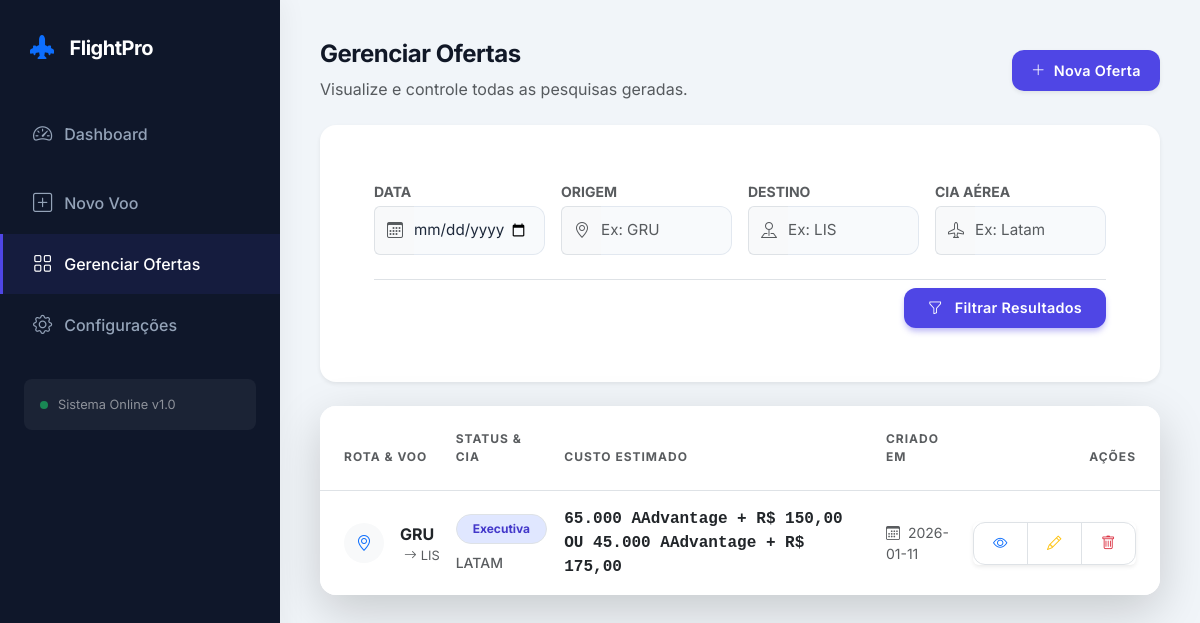
Page /list (signed in) on the earlier database version.
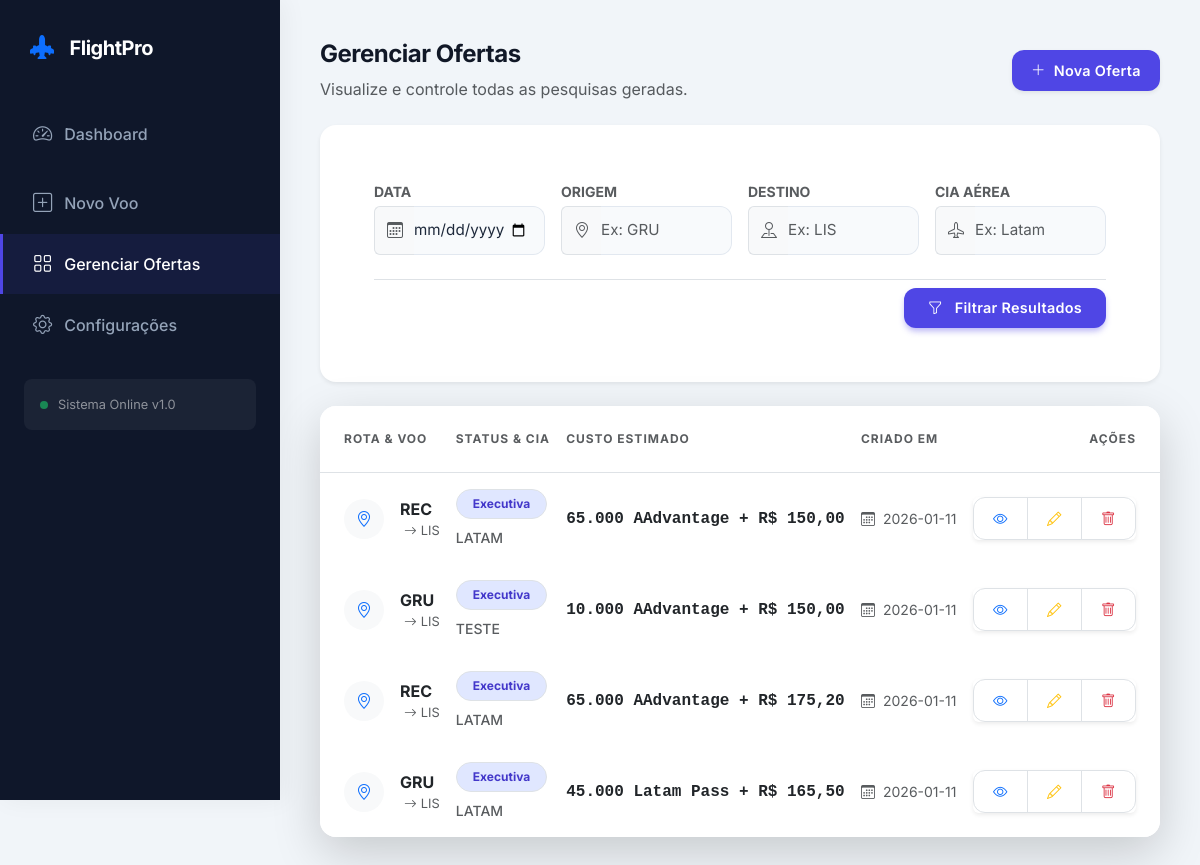
Same page on the later database version.
### tables this page shows
CREATE TABLE searches (
            id INTEGER PRIMARY KEY AUTOINCREMENT,
            origin TEXT,
            destination TEXT,
            available_dates TEXT,
            program TEXT,
            operator TEXT,
            flight_type TEXT,
            cost REAL,
            search_date TEXT,
            image_path TEXT
        , program_1 TEXT, cost_1 REAL, dates_1 TEXT, program_2 TEXT, cost_2 REAL, dates_2 TEXT, origin_2 TEXT, destination_2 TEXT, miles_qty_1 TEXT, prog_id_1 INTEGER, tax_val_1 TEXT, curr_id_1 INTEGER, miles_qty_2 TEXT, prog_id_2 INTEGER, tax_val_2 TEXT, curr_id_2 INTEGER, prices_json_1 TEXT, prices_json_2 TEXT, selected_bg TEXT);

### app.py (the view)
@app.route('/list')
@login_required
def list_searches():
    conn = sqlite3.connect(DB_NAME); conn.row_factory = sqlite3.Row; cursor = conn.cursor()
    f_date = request.args.get('date'); f_origin = request.args.get('origin')
    f_dest = request.args.get('destination'); f_operator = request.args.get('operator')
    query = "SELECT * FROM searches WHERE 1=1"
    params = []
    if f_date: query += " AND search_date = ?"; params.append(f_date)
    if f_origin: query += " AND origin LIKE ?"; params.append(f'%{f_origin}%')
    if f_dest: query += " AND destination LIKE ?"; params.append(f'%{f_dest}%')
    if f_operator: query += " AND operator LIKE ?"; params.append(f'%{f_operator}%')
    query += " ORDER BY id DESC"
    cursor.execute(query, params)
    searches = cursor.fetchall(); conn.close()
    return render_template('list.html', searches=searches)

### app.py (called while the page is built)
@login_manager.user_loader
def load_user(user_id):
    conn = sqlite3.connect(DB_NAME); cursor = conn.cursor()
    cursor.execute("SELECT * FROM users WHERE id = ?", (user_id,))
    data = cursor.fetchone(); conn.close()
    if data: return User(id=data[0], username=data[1], password=data[2])
    return None

### templates/list.html (shortened to what this page needs)
{% extends "base.html" %}
{% block content %}
<div class="d-flex justify-content-between align-items-center mb-4">
    <div>
        <h2 class="page-title">Gerenciar Ofertas</h2>
        <p class="text-muted mb-0">Visualize e controle todas as pesquisas geradas.</p>
    </div>
    <a href="{{ url_for('register') }}" class="btn btn-primary-custom shadow-sm">
        <i class="bi bi-plus-lg me-2"></i>Nova Oferta
    </a>
</div>
<div class="card-custom border-0 shadow-sm mb-4">
    <form method="GET" action="{{ url_for('list_searches') }}">
        <div class="card-body p-4">
            <div class="row g-3">
                <div class="col-md-3">
                    <label class="form-label small text-muted text-uppercase fw-bold mb-1">Data</label>
                    <div class="input-group">
                        <span class="input-group-text bg-light border-end-0"><i class="bi bi-calendar3 text-muted"></i></span>
                        <input type="date" class="form-control border-start-0 ps-0" name="date" value="{{ request.args.get('date', '') }}">
                    </div>
                </div>
                <div class="col-md-3">
                    <label class="form-label small text-muted text-uppercase fw-bold mb-1">Origem</label>
                    <div class="input-group">
                        <span class="input-group-text bg-light border-end-0"><i class="bi bi-geo-alt text-muted"></i></span>
                        <input type="text" class="form-control border-start-0 ps-0" name="origin" placeholder="Ex: GRU" value="{{ request.args.get('origin', '') }}">
                    </div>
                </div>
                <div class="col-md-3">
                    <label class="form-label small text-muted text-uppercase fw-bold mb-1">Destino</label>
                    <div class="input-group">
                        <span class="input-group-text bg-light border-end-0"><i class="bi bi-pin-map text-muted"></i></span>
                        <input type="text" class="form-control border-start-0 ps-0" name="destination" placeholder="Ex: LIS" value="{{ request.args.get('destination', '') }}">
                    </div>
                </div>
                <div class="col-md-3">
                    <label class="form-label small text-muted text-uppercase fw-bold mb-1">Cia Aérea</label>
                    <div class="input-group">
                        <span class="input-group-text bg-light border-end-0"><i class="bi bi-airplane text-muted"></i></span>
                        <input type="text" class="form-control border-start-0 ps-0" name="operator" placeholder="Ex: Latam" value="{{ request.args.get('operator', '') }}">
                    </div>
                </div>
            </div>
            <div class="d-flex justify-content-end mt-4 pt-2 border-top">
                <button type="submit" class="btn btn-primary-custom px-4">
                    <i class="bi bi-funnel me-2"></i> Filtrar Resultados
                </button>
            </div>
        </div>
    </form>
</div>
<div class="card-custom p-0 overflow-hidden border-0 shadow-lg">
    <div class="table-responsive">
        <table class="table table-hover align-middle mb-0" style="border-collapse: separate; border-spacing: 0;">
            <thead style="background-color: #f8fafc;">
                <tr>
                    <th class="ps-4 py-4 text-uppercase text-muted x-small fw-bold border-bottom" style="font-size: 0.75rem; letter-spacing: 1px;">Rota & Voo</th>
                    <th class="py-4 text-uppercase text-muted x-small fw-bold border-bottom" style="font-size: 0.75rem; letter-spacing: 1px;">Status & Cia</th>
                    <th class="py-4 text-uppercase text-muted x-small fw-bold border-bottom" style="font-size: 0.75rem; letter-spacing: 1px;">Custo Estimado</th>
                    <th class="py-4 text-uppercase text-muted x-small fw-bold border-bottom" style="font-size: 0.75rem; letter-spacing: 1px;">Criado em</th>
                    <th class="pe-4 py-4 text-end text-uppercase text-muted x-small fw-bold border-bottom" style="font-size: 0.75rem; letter-spacing: 1px;">Ações</th>
                </tr>
            </thead>
            <tbody>
                {% if not searches %}
                <tr>
                    <td colspan="5" class="text-center py-5">
                        <div class="d-flex flex-column align-items-center justify-content-center text-muted opacity-50">
                            <i class="bi bi-search fs-1 mb-3"></i>
                            <span class="fw-medium">Nenhum resultado encontrado para os filtros.</span>
                            {% if request.args %}
                            <a href="{{ url_for('list_searches') }}" class="btn btn-sm btn-link mt-2">Limpar busca</a>
                            {% endif %}
                        </div>
                    </td>
                </tr>
                {% else %}
                    {% for search in searches %}
                    <tr class="transition-hover">
                        <td class="ps-4 py-3 border-bottom-0">
                            <div class="d-flex align-items-center">
                                <div class="bg-light rounded-circle p-2 me-3 d-flex align-items-center justify-content-center" style="width: 40px; height: 40px;">
                                    <i class="bi bi-geo-alt text-primary"></i>
                                </div>
                                <div>
                                    <div class="fw-bold text-dark">{{ search['origin'] }}</div>
                                    <div class="small text-muted d-flex align-items-center" style="font-size: 0.8rem;">
                                        <i class="bi bi-arrow-right mx-1"></i> {{ search['destination'] }}
                                    </div>
                                </div>
                            </div>
                        </td>
                        <td class="py-3 border-bottom-0">
                            {% set badge_bg = '#e0e7ff' %}
                            {% set badge_color = '#4338ca' %}
                            {% if search['flight_type'] == 'Econômica' %}
                                {% set badge_bg = '#dcfce7' %}
                                {% set badge_color = '#15803d' %}
                            {% elif search['flight_type'] == 'Primeira Classe' %}
                                {% set badge_bg = '#fef3c7' %}
                                {% set badge_color = '#b45309' %}
                            {% endif %}
                            <span class="badge rounded-pill fw-bold border px-3 py-2 mb-1"
                                  style="background-color: {{ badge_bg }}; color: {{ badge_color }}; border-color: transparent;">
                                {{ search['flight_type'] }}
                            </span>
                            <div class="small text-muted fw-medium mt-1">{{ search['operator'] }}</div>
                        </td>
                        <td class="py-3 border-bottom-0">
                            <div class="d-flex flex-column">
                                <span class="fw-bold text-dark" style="font-family: monospace; font-size: 1rem;">
                                    {{ search['cost_1'] or search['program_1'] or '-' }}
                                </span>
                            </div>
                        </td>
                        <td class="py-3 border-bottom-0">
                            <div class="text-muted small">
                                <i class="bi bi-calendar3 me-2"></i>{{ search['search_date'] }}
                            </div>
                        </td>
                        <td class="pe-4 py-3 text-end border-bottom-0">
                            <div class="btn-group shadow-sm" role="group">
                                <a href="{{ url_for('static', filename='generated/' + search['image_path']) }}" target="_blank"
                                   class="btn btn-white btn-sm border" title="Ver Imagem">
                                    <i class="bi bi-eye text-primary"></i>
                                </a>
                                <a href="{{ url_for('edit_search', id=search['id']) }}"
                                   class="btn btn-white btn-sm border" title="Editar">
                                    <i class="bi bi-pencil text-warning"></i>
                                </a>
                                <button type="button" class="btn btn-white btn-sm border" title="Excluir"
                                        onclick="if(confirm('Tem certeza?')) document.getElementById('del-form-{{ search.id }}').submit();">
                                    <i class="bi bi-trash text-danger"></i>
                                </button>
                            </div>
                        </td>
                    </tr>
                    {% endfor %}
                {% endif %}
            </tbody>
        </table>
    </div>
</div>
{% endblock %}

### templates/base.html (shortened to what this page needs)
<!DOCTYPE html>
<html lang="pt-br">
<head>
    <link href="https://cdn.jsdelivr.net/npm/bootstrap@5.3.0/dist/css/bootstrap.min.css" rel="stylesheet">
    <link rel="stylesheet" href="https://cdn.jsdelivr.net/npm/bootstrap-icons@1.10.0/font/bootstrap-icons.css">
</head>
<body>
    <div class="sidebar">
        <div class="sidebar-brand">
            <i class="bi bi-airplane-engines-fill me-3 text-primary" style="font-size: 1.5rem;"></i>
            FlightPro
        </div>
        <nav class="nav flex-column mt-2">
            <a href="{{ url_for('dashboard') }}" class="nav-link {{ 'active' if request.path == '/dashboard' else '' }}">
                <i class="bi bi-speedometer2"></i> Dashboard
            </a>
        <nav class="nav flex-column mt-2">
            <a href="{{ url_for('register') }}" class="nav-link {{ 'active' if request.path == '/register' or 'edit' in request.path else '' }}">
                <i class="bi bi-plus-square"></i> Novo Voo
            </a>
            <a href="{{ url_for('list_searches') }}" class="nav-link {{ 'active' if request.path == '/list' or request.path == '/' else '' }}">
                <i class="bi bi-grid"></i> Gerenciar Ofertas
            </a>
            <a href="{{ url_for('settings') }}" class="nav-link {{ 'active' if request.path == '/settings' else '' }}">
                <i class="bi bi-gear"></i> Configurações
            </a>
        </nav>
        <div class="mt-auto p-4">
            <div class="p-3 rounded-3" style="background: rgba(255,255,255,0.05);">
                <div class="d-flex align-items-center">
                    <div class="bg-success rounded-circle" style="width: 8px; height: 8px; margin-right: 10px;"></div>
                    <small class="text-white-50" style="font-size: 0.8rem;">Sistema Online v1.0</small>
                </div>
            </div>
        </div>
    </div>
    <div class="main-content">
        {% block content %}{% endblock %}
    </div>
</body>
</html>

### templates/base.html (style rules this page uses)
:root { --primary: #4f46e5; --primary-hover: #4338ca; --secondary: #64748b; --bg-body: #f1f5f9; --sidebar-bg: #0f172a; --card-bg: #ffffff; --text-main: #1e293b; --text-muted: #94a3b8; --border-color: #e2e8f0; --radius-md: 12px; --radius-lg: 16px; --shadow-sm: 0 1px 3px 0 rgb(0 0 0 / 0.1), 0 1px 2px -1px rgb(0 0 0 / 0.1); --shadow-md: 0 4px 6px -1px rgb(0 0 0 / 0.1), 0 2px 4px -2px rgb(0 0 0 / 0.1); --shadow-lg: 0 10px 15px -3px rgb(0 0 0 / 0.1), 0 4px 6px -4px rgb(0 0 0 / 0.1); }
body { font-family: 'Inter', sans-serif; background-color: var(--bg-body); color: var(--text-main); -webkit-font-smoothing: antialiased; }
.sidebar { width: 280px; background-color: var(--sidebar-bg); min-height: 100vh; position: fixed; top: 0; left: 0; z-index: 1000; display: flex; flex-direction: column; box-shadow: 4px 0 24px rgba(0,0,0,0.05); }
.sidebar-brand { padding: 30px; font-size: 1.25rem; font-weight: 700; color: white; letter-spacing: -0.5px; display: flex; align-items: center; }
.nav-link { color: var(--text-muted); padding: 16px 30px; font-weight: 500; transition: all 0.3s ease; border-left: 3px solid transparent; display: flex; align-items: center; }
.nav-link i { font-size: 1.2rem; margin-right: 12px; }
.nav-link.active { color: white; background: rgba(79, 70, 229, 0.1); border-left-color: var(--primary); }
.main-content { margin-left: 280px; padding: 40px; min-height: 100vh; }
.card-custom { background: var(--card-bg); border-radius: var(--radius-lg); border: 1px solid var(--border-color); box-shadow: var(--shadow-sm); padding: 30px; margin-bottom: 25px; transition: box-shadow 0.3s ease; }
.form-control, .form-select { background-color: #f8fafc; border: 1px solid var(--border-color); border-radius: var(--radius-md); padding: 0.75rem 1rem; font-size: 0.95rem; color: var(--text-main); transition: all 0.2s; }
.btn { border-radius: var(--radius-md); padding: 0.6rem 1.2rem; font-weight: 600; font-size: 0.9rem; letter-spacing: 0.3px; transition: all 0.2s; }
.btn-primary-custom { background-color: var(--primary); color: white; border: none; box-shadow: 0 4px 6px -1px rgba(79, 70, 229, 0.4); }
.page-title { font-size: 1.5rem; font-weight: 700; color: #111827; letter-spacing: -0.5px; }

Differences in the rows shown:
removed searches: origin "GRU", destination "LIS", flight_type "Executiva", operator "LATAM", cost_1+program_1 "65.000 AAdvantage + R$ 150,00 OU 45.000 AAdvantage + R$ 175,00", search_date "2026-01-11"
added searches: origin "REC", destination "LIS", flight_type "Executiva", operator "LATAM", cost_1+program_1 "65.000 AAdvantage + R$ 150,00", search_date "2026-01-11"
added searches: origin "GRU", destination "LIS", flight_type "Executiva", operator "TESTE", cost_1+program_1 "10.000 AAdvantage + R$ 150,00", search_date "2026-01-11"
added searches: origin "REC", destination "LIS", flight_type "Executiva", operator "LATAM", cost_1+program_1 "65.000 AAdvantage + R$ 175,20", search_date "2026-01-11"
added searches: origin "GRU", destination "LIS", flight_type "Executiva", operator "LATAM", cost_1+program_1 "45.000 Latam Pass + R$ 165,50", search_date "2026-01-11"
